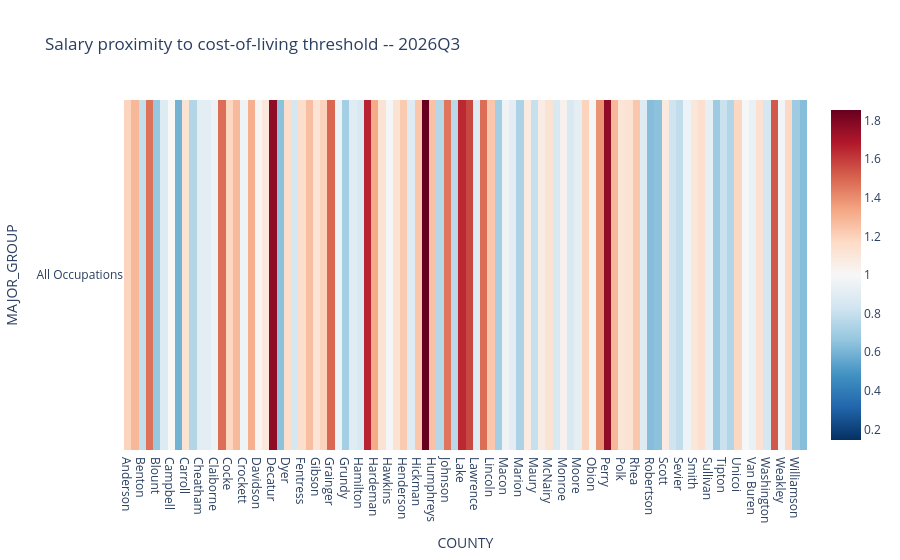

Notebook code for this chart:
### Markdown cell above
### Sanity-check heatmap (matrix view, one quarter at a time)

### Code cell
one_quarter = agg[agg['QUARTER'] == agg['QUARTER'].max()]
matrix = one_quarter.pivot(index='MAJOR_GROUP', columns='COUNTY', values='PROXIMITY')

fig_heatmap = px.imshow(
    matrix,
    color_continuous_scale='RdBu_r',   # blue = cold/under threshold, red = hot/over threshold
    color_continuous_midpoint=1.0,
    aspect='auto',
    title=f"Salary proximity to cost-of-living threshold -- {one_quarter['QUARTER'].iloc[0]}"
)
fig_heatmap.show()

### Figure 1 — Plotly figure (JSON) as saved in the notebook; plotly's stock layout.template omitted (floating-point values rounded to 4 significant figures)
{"data": [{"coloraxis": "coloraxis", "hovertemplate": "COUNTY: %{x}<br>MAJOR_GROUP: %{y}<br>color: %{z}<extra></extra>", "name": "0", "type": "heatmap", "x": ["Anderson", "Bedford", "Benton", "Bledsoe", "Blount", "Bradley", "Campbell", "Cannon", "Carroll", "Carter", "Cheatham", "Chester", "Claiborne", "Clay", "Cocke", "Coffee", "Crockett", "Cumberland", "Davidson", "DeKalb", "Decatur", "Dickson", "Dyer", "Fayette", "Fentress", "Franklin", "Gibson", "Giles", "Grainger", "Greene", "Grundy", "Hamblen", "Hamilton", "Hancock", "Hardeman", "Hardin", "Hawkins", "Haywood", "Henderson", "Henry", "Hickman", "Houston", "Humphreys", "Jefferson", "Johnson", "Knox", "Lake", "Lauderdale", "Lawrence", "Lewis", "Lincoln", "Loudon", "Macon", "Madison", "Marion", "Marshall", "Maury", "McMinn", "McNairy", "Meigs", "Monroe", "Montgomery", "Moore", "Morgan", "Obion", "Overton", "Perry", "Pickett", "Polk", "Putnam", "Rhea", "Roane", "Robertson", "Rutherford", "Scott", "Sequatchie", "Sevier", "Shelby", "Smith", "Stewart", "Sullivan", "Sumner", "Tipton", "Trousdale", "Unicoi", "Union", "Van Buren", "Warren", "Washington", "Wayne", "Weakley", "White", "Williamson", "Wilson"], "xaxis": "x", "y": ["All Occupations"], "yaxis": "y", "z": [[1.197, 1.283, 0.7926, 1.466, 0.6717, 0.8845, 1.002, 0.5936, 1.124, 0.7465, 0.9111, 0.9079, 0.9557, 1.481, 1.181, 1.274, 0.9603, 1.306, 1.019, 1.091, 1.766, 0.6462, 1.152, 0.8469, 1.152, 1.262, 1.122, 1.2, 1.497, 0.9557, 0.7075, 0.8934, 0.8653, 1.658, 1.326, 1.124, 0.9837, 1.124, 1.226, 0.8904, 1.234, 1.855, 1.255, 0.7559, 1.462, 0.7644, 1.647, 1.574, 0.886, 1.481, 1.237, 0.707, 0.963, 0.9079, 0.7295, 1.08, 0.8013, 1.066, 1.124, 0.864, 1.04, 0.8651, 0.9124, 1.194, 0.9866, 1.387, 1.766, 1.284, 1.112, 1.128, 1.236, 0.8888, 0.6312, 0.6462, 1.085, 0.823, 0.7852, 0.9527, 1.105, 1.147, 0.9215, 0.6913, 0.8112, 0.7454, 1.182, 0.9898, 0.9392, 1.133, 0.8498, 1.532, 0.9669, 1.179, 0.6913, 0.6312]]}], "layout": {"coloraxis": {"autocolorscale": false, "cmid": 1, "colorscale": [[0, "rgb(5,48,97)"], [0.1, "rgb(33,102,172)"], [0.2, "rgb(67,147,195)"], [0.3, "rgb(146,197,222)"], [0.4, "rgb(209,229,240)"], [0.5, "rgb(247,247,247)"], [0.6, "rgb(253,219,199)"], [0.7, "rgb(244,165,130)"], [0.8, "rgb(214,96,77)"], [0.9, "rgb(178,24,43)"], [1, "rgb(103,0,31)"]]}, "title": {"text": "Salary proximity to cost-of-living threshold -- 2026Q3"}, "xaxis": {"anchor": "y", "domain": [0, 1], "title": {"text": "COUNTY"}}, "yaxis": {"anchor": "x", "autorange": "reversed", "domain": [0, 1], "title": {"text": "MAJOR_GROUP"}}}}
